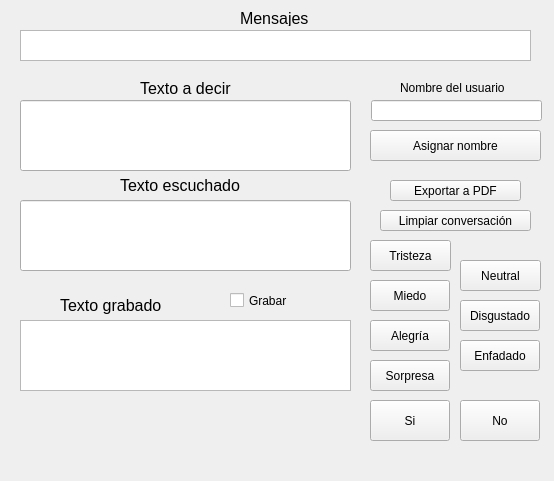
<?xml version="1.0" encoding="UTF-8"?>
<ui version="4.0">
 <class>guiDlg</class>
 <widget class="QWidget" name="guiDlg">
  <property name="geometry">
   <rect>
    <x>0</x>
    <y>0</y>
    <width>554</width>
    <height>481</height>
   </rect>
  </property>
  <property name="windowTitle">
   <string>interactGUI</string>
  </property>
  <widget class="QPlainTextEdit" name="respuesta">
   <property name="geometry">
    <rect>
     <x>20</x>
     <y>320</y>
     <width>331</width>
     <height>71</height>
    </rect>
   </property>
  </widget>
  <widget class="QPushButton" name="botonalegria">
   <property name="geometry">
    <rect>
     <x>370</x>
     <y>320</y>
     <width>80</width>
     <height>31</height>
    </rect>
   </property>
   <property name="text">
    <string>Alegría</string>
   </property>
  </widget>
  <widget class="QPushButton" name="botonmiedo">
   <property name="geometry">
    <rect>
     <x>370</x>
     <y>280</y>
     <width>80</width>
     <height>31</height>
    </rect>
   </property>
   <property name="text">
    <string>Miedo</string>
   </property>
  </widget>
  <widget class="QPushButton" name="botontristeza">
   <property name="geometry">
    <rect>
     <x>370</x>
     <y>240</y>
     <width>81</width>
     <height>31</height>
    </rect>
   </property>
   <property name="text">
    <string>Tristeza</string>
   </property>
  </widget>
  <widget class="QPushButton" name="botonsorpresa">
   <property name="geometry">
    <rect>
     <x>370</x>
     <y>360</y>
     <width>80</width>
     <height>31</height>
    </rect>
   </property>
   <property name="text">
    <string>Sorpresa</string>
   </property>
  </widget>
  <widget class="QLineEdit" name="textoaenviar">
   <property name="geometry">
    <rect>
     <x>20</x>
     <y>100</y>
     <width>331</width>
     <height>71</height>
    </rect>
   </property>
  </widget>
  <widget class="QLineEdit" name="nombreaintroducir">
   <property name="geometry">
    <rect>
     <x>371</x>
     <y>100</y>
     <width>171</width>
     <height>21</height>
    </rect>
   </property>
  </widget>
  <widget class="QLabel" name="label">
   <property name="geometry">
    <rect>
     <x>400</x>
     <y>80</y>
     <width>131</width>
     <height>16</height>
    </rect>
   </property>
   <property name="text">
    <string>Nombre del usuario</string>
   </property>
  </widget>
  <widget class="QLineEdit" name="textoescuchado">
   <property name="geometry">
    <rect>
     <x>20</x>
     <y>200</y>
     <width>331</width>
     <height>71</height>
    </rect>
   </property>
  </widget>
  <widget class="QLabel" name="label_2">
   <property name="geometry">
    <rect>
     <x>140</x>
     <y>80</y>
     <width>111</width>
     <height>16</height>
    </rect>
   </property>
   <property name="maximumSize">
    <size>
     <width>121</width>
     <height>16777215</height>
    </size>
   </property>
   <property name="font">
    <font>
     <pointsize>12</pointsize>
    </font>
   </property>
   <property name="text">
    <string>Texto a decir</string>
   </property>
  </widget>
  <widget class="QLabel" name="label_3">
   <property name="geometry">
    <rect>
     <x>120</x>
     <y>170</y>
     <width>141</width>
     <height>31</height>
    </rect>
   </property>
   <property name="font">
    <font>
     <pointsize>12</pointsize>
    </font>
   </property>
   <property name="text">
    <string>Texto escuchado</string>
   </property>
  </widget>
  <widget class="QLabel" name="label_4">
   <property name="geometry">
    <rect>
     <x>60</x>
     <y>290</y>
     <width>121</width>
     <height>31</height>
    </rect>
   </property>
   <property name="font">
    <font>
     <pointsize>12</pointsize>
    </font>
   </property>
   <property name="text">
    <string>Texto grabado</string>
   </property>
  </widget>
  <widget class="QPushButton" name="exportarpdf">
   <property name="geometry">
    <rect>
     <x>390</x>
     <y>180</y>
     <width>131</width>
     <height>21</height>
    </rect>
   </property>
   <property name="text">
    <string>Exportar a PDF</string>
   </property>
  </widget>
  <widget class="QPushButton" name="asignarnombre">
   <property name="geometry">
    <rect>
     <x>370</x>
     <y>130</y>
     <width>171</width>
     <height>31</height>
    </rect>
   </property>
   <property name="text">
    <string>Asignar nombre</string>
   </property>
  </widget>
  <widget class="QPushButton" name="limpiarconversacion">
   <property name="geometry">
    <rect>
     <x>380</x>
     <y>210</y>
     <width>151</width>
     <height>21</height>
    </rect>
   </property>
   <property name="text">
    <string>Limpiar conversación</string>
   </property>
  </widget>
  <widget class="QPlainTextEdit" name="muestramensajes">
   <property name="geometry">
    <rect>
     <x>20</x>
     <y>30</y>
     <width>511</width>
     <height>31</height>
    </rect>
   </property>
  </widget>
  <widget class="QLabel" name="label_5">
   <property name="geometry">
    <rect>
     <x>240</x>
     <y>10</y>
     <width>81</width>
     <height>16</height>
    </rect>
   </property>
   <property name="font">
    <font>
     <pointsize>12</pointsize>
    </font>
   </property>
   <property name="text">
    <string>Mensajes</string>
   </property>
  </widget>
  <widget class="QPushButton" name="botonneutral">
   <property name="geometry">
    <rect>
     <x>460</x>
     <y>260</y>
     <width>81</width>
     <height>31</height>
    </rect>
   </property>
   <property name="text">
    <string>Neutral</string>
   </property>
  </widget>
  <widget class="QPushButton" name="botonenfadado">
   <property name="geometry">
    <rect>
     <x>460</x>
     <y>340</y>
     <width>80</width>
     <height>31</height>
    </rect>
   </property>
   <property name="text">
    <string>Enfadado</string>
   </property>
  </widget>
  <widget class="QPushButton" name="botondisgustado">
   <property name="geometry">
    <rect>
     <x>460</x>
     <y>300</y>
     <width>80</width>
     <height>31</height>
    </rect>
   </property>
   <property name="text">
    <string>Disgustado</string>
   </property>
  </widget>
  <widget class="QCheckBox" name="grabar">
   <property name="geometry">
    <rect>
     <x>230</x>
     <y>290</y>
     <width>85</width>
     <height>21</height>
    </rect>
   </property>
   <property name="text">
    <string>Grabar</string>
   </property>
  </widget>
  <widget class="QPushButton" name="si">
   <property name="geometry">
    <rect>
     <x>370</x>
     <y>400</y>
     <width>80</width>
     <height>41</height>
    </rect>
   </property>
   <property name="text">
    <string>Si</string>
   </property>
  </widget>
  <widget class="QPushButton" name="no">
   <property name="geometry">
    <rect>
     <x>460</x>
     <y>400</y>
     <width>80</width>
     <height>41</height>
    </rect>
   </property>
   <property name="text">
    <string>No</string>
   </property>
  </widget>
 </widget>
 <resources/>
 <connections/>
</ui>
